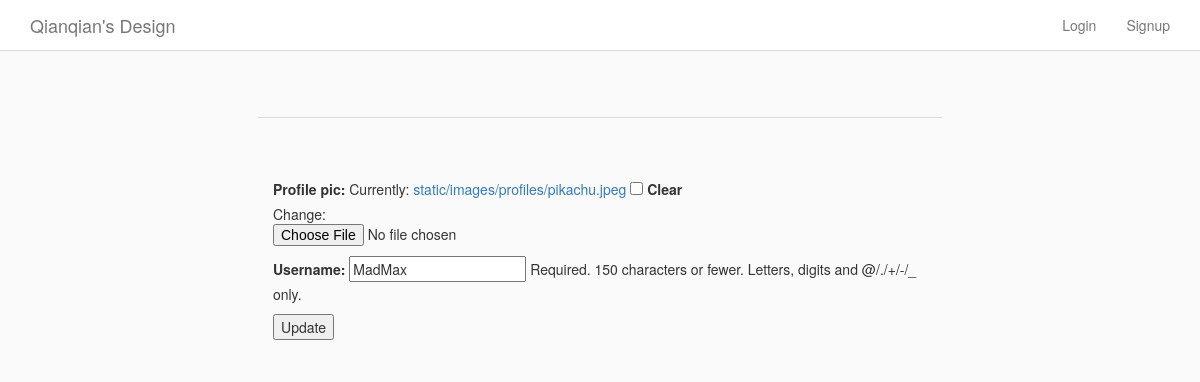
The page /edit_profile/1/ on the database as committed earlier.
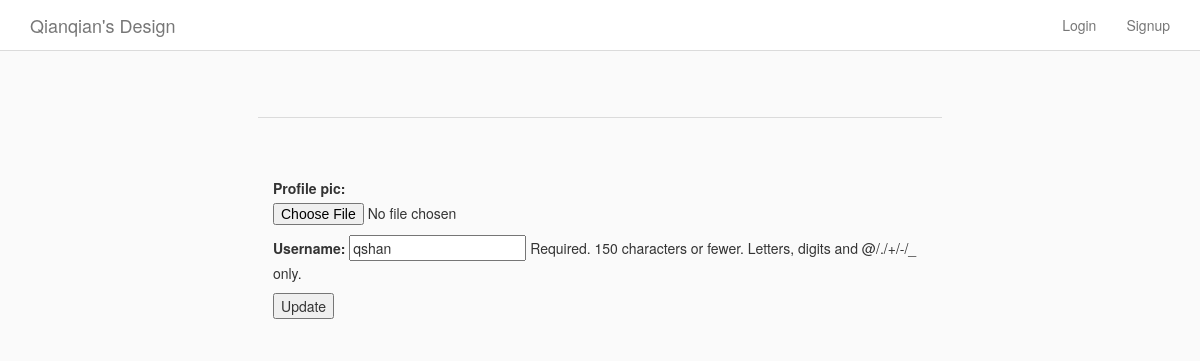
The same page on the database as committed later.
### FunApp/models.py (models this page shows, shortened)
class FunAppUser(AbstractUser):
    profile_pic = ProcessedImageField(
                upload_to = 'static/images/profiles',
                format = 'JPEG',
                options = {'quality':200},
                blank = True,
                null = True,
                )

### FunApp/views.py (the view)
# urls.py: path('edit_profile/<int:pk>/', EditProfile.as_view(), name = 'edit_profile'),
class EditProfile(UpdateView):
    model = FunAppUser
    template_name = 'edit_profile.html'
    fields = ['profile_pic', 'username']
    login_url = reverse_lazy('login')

### templates/edit_profile.html (shortened to what this page needs)
{% extends 'base.html' %}
{% block content %}
<div class="row profile-settings">
  <div class="col-xs-12">
    <div class="profile-pic-name">
    </div>
    <form action="" method="post" enctype="multipart/form-data">
        {{ form.as_p }}
        <input type="submit" value="Update" />
    </form>
  </div>
</div>
{% endblock content %}

Rows that differ between the two databases and show on the page:
changed FunAppUser: username "MadMax" → "qshan"
Other text that changed with them:
form field as_p: "☐" → (not shown)
text no longer shown: "Profile pic: Currently: static/images/profiles/pikachu.jpeg Clear Change: Username: Required. 150 characters or fewer. Letters, digits and @/./+/-/_ only."
text now shown: "Profile pic: Username: Required. 150 characters or fewer. Letters, digits and @/./+/-/_ only."
